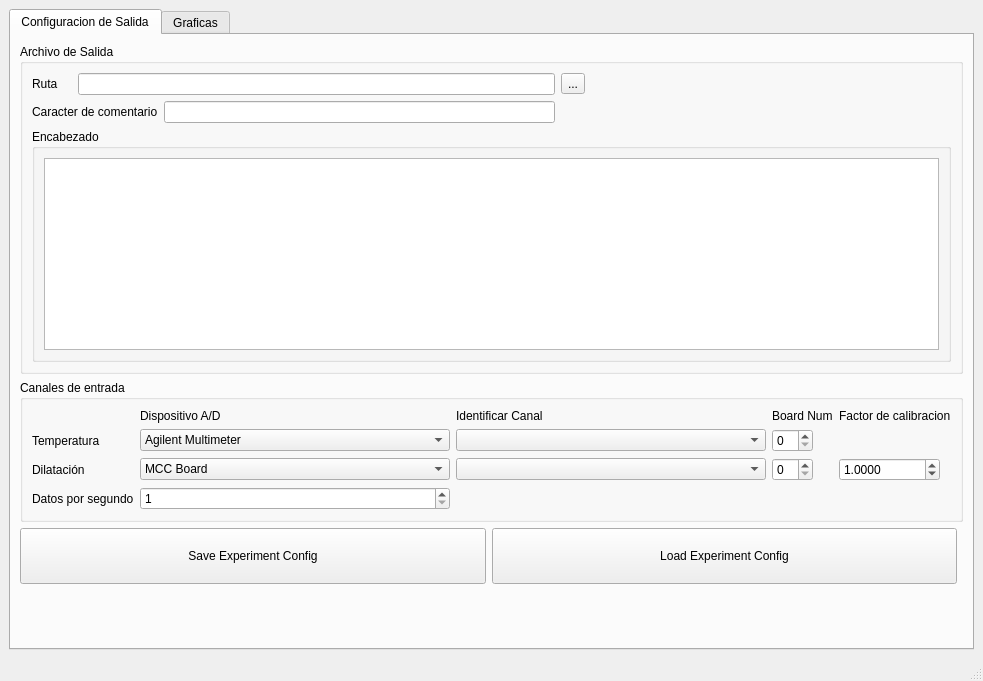
<?xml version="1.0" encoding="UTF-8"?>
<ui version="4.0">
 <class>MainWindow</class>
 <widget class="QMainWindow" name="MainWindow">
  <property name="geometry">
   <rect>
    <x>0</x>
    <y>0</y>
    <width>983</width>
    <height>681</height>
   </rect>
  </property>
  <property name="windowTitle">
   <string>MainWindow</string>
  </property>
  <widget class="QWidget" name="centralwidget">
   <layout class="QGridLayout" name="gridLayout_5">
    <item row="0" column="0">
     <widget class="QTabWidget" name="tabmainwidget">
      <property name="enabled">
       <bool>true</bool>
      </property>
      <property name="currentIndex">
       <number>0</number>
      </property>
      <widget class="QWidget" name="tab_output_config">
       <attribute name="title">
        <string>Configuracion de Salida</string>
       </attribute>
       <layout class="QGridLayout" name="gridLayout_4">
        <item row="0" column="0" colspan="3">
         <widget class="QGroupBox" name="gb_output_file">
          <property name="title">
           <string>Archivo de Salida</string>
          </property>
          <property name="checkable">
           <bool>false</bool>
          </property>
          <property name="checked">
           <bool>false</bool>
          </property>
          <layout class="QGridLayout" name="gridLayout_8">
           <item row="1" column="0" colspan="3">
            <widget class="QLabel" name="lb_output_file_commentchar">
             <property name="text">
              <string>Caracter de comentario</string>
             </property>
            </widget>
           </item>
           <item row="1" column="3">
            <widget class="QLineEdit" name="le_output_file_commentchar">
             <property name="text">
              <string/>
             </property>
            </widget>
           </item>
           <item row="0" column="4">
            <widget class="QToolButton" name="tlb_output_file_path">
             <property name="text">
              <string>...</string>
             </property>
            </widget>
           </item>
           <item row="2" column="0" colspan="5">
            <widget class="QGroupBox" name="gb_header">
             <property name="title">
              <string>Encabezado</string>
             </property>
             <layout class="QGridLayout" name="gridLayout_14">
              <item row="0" column="0">
               <widget class="QPlainTextEdit" name="ptx_header"/>
              </item>
             </layout>
            </widget>
           </item>
           <item row="0" column="0">
            <widget class="QLabel" name="lb_output_file_path">
             <property name="text">
              <string>Ruta</string>
             </property>
            </widget>
           </item>
           <item row="0" column="1" colspan="3">
            <widget class="QLineEdit" name="le_output_file_path">
             <property name="text">
              <string/>
             </property>
            </widget>
           </item>
           <item row="1" column="4">
            <spacer name="horizontalSpacer_3">
             <property name="orientation">
              <enum>Qt::Horizontal</enum>
             </property>
             <property name="sizeHint" stdset="0">
              <size>
               <width>40</width>
               <height>20</height>
              </size>
             </property>
            </spacer>
           </item>
          </layout>
         </widget>
        </item>
        <item row="2" column="0">
         <widget class="QPushButton" name="pb_save_config">
          <property name="sizePolicy">
           <sizepolicy hsizetype="Expanding" vsizetype="Expanding">
            <horstretch>0</horstretch>
            <verstretch>0</verstretch>
           </sizepolicy>
          </property>
          <property name="text">
           <string>Save Experiment Config</string>
          </property>
         </widget>
        </item>
        <item row="2" column="1">
         <widget class="QPushButton" name="pb_load_config">
          <property name="sizePolicy">
           <sizepolicy hsizetype="Expanding" vsizetype="Expanding">
            <horstretch>0</horstretch>
            <verstretch>0</verstretch>
           </sizepolicy>
          </property>
          <property name="text">
           <string>Load Experiment Config</string>
          </property>
         </widget>
        </item>
        <item row="1" column="0" colspan="3">
         <widget class="QGroupBox" name="gb_dilatometer_test_config">
          <property name="sizePolicy">
           <sizepolicy hsizetype="Expanding" vsizetype="Preferred">
            <horstretch>0</horstretch>
            <verstretch>0</verstretch>
           </sizepolicy>
          </property>
          <property name="title">
           <string>Canales de entrada</string>
          </property>
          <property name="checkable">
           <bool>false</bool>
          </property>
          <property name="checked">
           <bool>false</bool>
          </property>
          <layout class="QGridLayout" name="gridLayout_3">
           <item row="1" column="0">
            <widget class="QLabel" name="lb_dilatometer_termperature_input">
             <property name="sizePolicy">
              <sizepolicy hsizetype="Maximum" vsizetype="Preferred">
               <horstretch>0</horstretch>
               <verstretch>0</verstretch>
              </sizepolicy>
             </property>
             <property name="text">
              <string>Temperatura</string>
             </property>
            </widget>
           </item>
           <item row="1" column="2">
            <widget class="QComboBox" name="cbx_dilatometer_temperature_channel">
             <property name="enabled">
              <bool>true</bool>
             </property>
             <property name="sizePolicy">
              <sizepolicy hsizetype="Expanding" vsizetype="Fixed">
               <horstretch>0</horstretch>
               <verstretch>0</verstretch>
              </sizepolicy>
             </property>
            </widget>
           </item>
           <item row="1" column="1">
            <widget class="QComboBox" name="cbx_dilatometer_temperature_input">
             <property name="enabled">
              <bool>true</bool>
             </property>
             <property name="sizePolicy">
              <sizepolicy hsizetype="Expanding" vsizetype="Fixed">
               <horstretch>0</horstretch>
               <verstretch>0</verstretch>
              </sizepolicy>
             </property>
             <property name="editable">
              <bool>false</bool>
             </property>
             <property name="frame">
              <bool>true</bool>
             </property>
             <item>
              <property name="text">
               <string>Agilent Multimeter</string>
              </property>
             </item>
             <item>
              <property name="text">
               <string>MCC Board</string>
              </property>
             </item>
            </widget>
           </item>
           <item row="2" column="1">
            <widget class="QComboBox" name="cbx_dilatometer_lvdt_input">
             <property name="enabled">
              <bool>true</bool>
             </property>
             <property name="sizePolicy">
              <sizepolicy hsizetype="Expanding" vsizetype="Fixed">
               <horstretch>0</horstretch>
               <verstretch>0</verstretch>
              </sizepolicy>
             </property>
             <property name="currentIndex">
              <number>1</number>
             </property>
             <item>
              <property name="text">
               <string>Agilent Multimeter</string>
              </property>
             </item>
             <item>
              <property name="text">
               <string>MCC Board</string>
              </property>
             </item>
            </widget>
           </item>
           <item row="2" column="0">
            <widget class="QLabel" name="lb_dilatometer_lvdt_input">
             <property name="sizePolicy">
              <sizepolicy hsizetype="Maximum" vsizetype="Preferred">
               <horstretch>0</horstretch>
               <verstretch>0</verstretch>
              </sizepolicy>
             </property>
             <property name="text">
              <string>Dilatación</string>
             </property>
            </widget>
           </item>
           <item row="2" column="2">
            <widget class="QComboBox" name="cbx_dilatometer_lvdt_channel">
             <property name="enabled">
              <bool>true</bool>
             </property>
             <property name="sizePolicy">
              <sizepolicy hsizetype="Expanding" vsizetype="Fixed">
               <horstretch>0</horstretch>
               <verstretch>0</verstretch>
              </sizepolicy>
             </property>
            </widget>
           </item>
           <item row="1" column="3">
            <widget class="QSpinBox" name="sb_temperature_board_num">
             <property name="sizePolicy">
              <sizepolicy hsizetype="Maximum" vsizetype="Fixed">
               <horstretch>0</horstretch>
               <verstretch>0</verstretch>
              </sizepolicy>
             </property>
            </widget>
           </item>
           <item row="2" column="3">
            <widget class="QSpinBox" name="sb_lvdt_board_num">
             <property name="sizePolicy">
              <sizepolicy hsizetype="Maximum" vsizetype="Fixed">
               <horstretch>0</horstretch>
               <verstretch>0</verstretch>
              </sizepolicy>
             </property>
            </widget>
           </item>
           <item row="0" column="2">
            <widget class="QLabel" name="lb_device_channel">
             <property name="text">
              <string>Identificar Canal</string>
             </property>
            </widget>
           </item>
           <item row="0" column="1">
            <widget class="QLabel" name="lb_ad_device">
             <property name="text">
              <string>Dispositivo A/D</string>
             </property>
            </widget>
           </item>
           <item row="0" column="3">
            <widget class="QLabel" name="lb_board_num">
             <property name="text">
              <string>Board Num</string>
             </property>
            </widget>
           </item>
           <item row="3" column="1">
            <widget class="QSpinBox" name="sb_data_per_second">
             <property name="minimum">
              <number>1</number>
             </property>
             <property name="value">
              <number>1</number>
             </property>
            </widget>
           </item>
           <item row="2" column="4">
            <widget class="QDoubleSpinBox" name="dsb_lvdt_calibration_factor">
             <property name="sizePolicy">
              <sizepolicy hsizetype="Maximum" vsizetype="Fixed">
               <horstretch>0</horstretch>
               <verstretch>0</verstretch>
              </sizepolicy>
             </property>
             <property name="decimals">
              <number>4</number>
             </property>
             <property name="minimum">
              <double>-999999.000000000000000</double>
             </property>
             <property name="maximum">
              <double>999999.000000000000000</double>
             </property>
             <property name="value">
              <double>1.000000000000000</double>
             </property>
            </widget>
           </item>
           <item row="3" column="0">
            <widget class="QLabel" name="lb_data_per_second">
             <property name="text">
              <string>Datos por segundo</string>
             </property>
            </widget>
           </item>
           <item row="0" column="4">
            <widget class="QLabel" name="lb_lvdt_calibration">
             <property name="text">
              <string>Factor de calibracion</string>
             </property>
            </widget>
           </item>
          </layout>
          <zorder>lb_dilatometer_termperature_input</zorder>
          <zorder>lb_dilatometer_lvdt_input</zorder>
          <zorder>cbx_dilatometer_temperature_input</zorder>
          <zorder>cbx_dilatometer_lvdt_input</zorder>
          <zorder>cbx_dilatometer_lvdt_channel</zorder>
          <zorder>cbx_dilatometer_temperature_channel</zorder>
          <zorder>sb_temperature_board_num</zorder>
          <zorder>sb_lvdt_board_num</zorder>
          <zorder>lb_ad_device</zorder>
          <zorder>lb_device_channel</zorder>
          <zorder>lb_board_num</zorder>
          <zorder>sb_data_per_second</zorder>
          <zorder>dsb_lvdt_calibration_factor</zorder>
          <zorder>lb_data_per_second</zorder>
          <zorder>lb_lvdt_calibration</zorder>
         </widget>
        </item>
        <item row="5" column="0" colspan="2">
         <spacer name="verticalSpacer">
          <property name="orientation">
           <enum>Qt::Vertical</enum>
          </property>
          <property name="sizeHint" stdset="0">
           <size>
            <width>20</width>
            <height>46</height>
           </size>
          </property>
         </spacer>
        </item>
       </layout>
      </widget>
      <widget class="QWidget" name="tab_plots">
       <attribute name="title">
        <string>Graficas</string>
       </attribute>
       <layout class="QGridLayout" name="gridLayout">
        <item row="0" column="0" rowspan="2">
         <widget class="QGroupBox" name="gb_auxplot_1">
          <property name="minimumSize">
           <size>
            <width>247</width>
            <height>181</height>
           </size>
          </property>
          <property name="title">
           <string>Temperatura </string>
          </property>
         </widget>
        </item>
        <item row="0" column="1">
         <widget class="QGroupBox" name="gb_time">
          <property name="minimumSize">
           <size>
            <width>201</width>
            <height>81</height>
           </size>
          </property>
          <property name="maximumSize">
           <size>
            <width>201</width>
            <height>81</height>
           </size>
          </property>
          <property name="title">
           <string>Tiempo de ensayo</string>
          </property>
          <layout class="QGridLayout" name="gridLayout_2">
           <item row="0" column="0">
            <widget class="QLCDNumber" name="lcd_time_hour">
             <property name="smallDecimalPoint">
              <bool>false</bool>
             </property>
             <property name="numDigits">
              <number>2</number>
             </property>
             <property name="digitCount">
              <number>2</number>
             </property>
             <property name="segmentStyle">
              <enum>QLCDNumber::Flat</enum>
             </property>
             <property name="value" stdset="0">
              <double>0.000000000000000</double>
             </property>
             <property name="intValue" stdset="0">
              <number>0</number>
             </property>
            </widget>
           </item>
           <item row="0" column="1">
            <widget class="QLCDNumber" name="lcd_time_minute">
             <property name="numDigits">
              <number>2</number>
             </property>
             <property name="digitCount">
              <number>2</number>
             </property>
             <property name="segmentStyle">
              <enum>QLCDNumber::Flat</enum>
             </property>
             <property name="intValue" stdset="0">
              <number>0</number>
             </property>
            </widget>
           </item>
           <item row="0" column="2">
            <widget class="QLCDNumber" name="lcd_time_second">
             <property name="numDigits">
              <number>2</number>
             </property>
             <property name="segmentStyle">
              <enum>QLCDNumber::Flat</enum>
             </property>
             <property name="intValue" stdset="0">
              <number>0</number>
             </property>
            </widget>
           </item>
          </layout>
         </widget>
        </item>
        <item row="0" column="2">
         <widget class="QGroupBox" name="gb_var_1">
          <property name="minimumSize">
           <size>
            <width>141</width>
            <height>81</height>
           </size>
          </property>
          <property name="maximumSize">
           <size>
            <width>141</width>
            <height>81</height>
           </size>
          </property>
          <property name="title">
           <string>Temperatura Cº</string>
          </property>
          <layout class="QGridLayout" name="gridLayout_10">
           <item row="0" column="0">
            <widget class="QLCDNumber" name="lcd_var_1">
             <property name="smallDecimalPoint">
              <bool>true</bool>
             </property>
             <property name="numDigits">
              <number>5</number>
             </property>
             <property name="digitCount">
              <number>5</number>
             </property>
             <property name="segmentStyle">
              <enum>QLCDNumber::Flat</enum>
             </property>
             <property name="value" stdset="0">
              <double>0.000000000000000</double>
             </property>
             <property name="intValue" stdset="0">
              <number>0</number>
             </property>
            </widget>
           </item>
          </layout>
         </widget>
        </item>
        <item row="0" column="3">
         <widget class="QGroupBox" name="gb_var_2">
          <property name="minimumSize">
           <size>
            <width>141</width>
            <height>81</height>
           </size>
          </property>
          <property name="title">
           <string>Vel de temperatura Cº/min</string>
          </property>
          <layout class="QGridLayout" name="gridLayout_11">
           <item row="0" column="0">
            <widget class="QLCDNumber" name="lcd_var_2">
             <property name="smallDecimalPoint">
              <bool>true</bool>
             </property>
             <property name="numDigits">
              <number>4</number>
             </property>
             <property name="digitCount">
              <number>4</number>
             </property>
             <property name="segmentStyle">
              <enum>QLCDNumber::Flat</enum>
             </property>
             <property name="value" stdset="0">
              <double>0.000000000000000</double>
             </property>
             <property name="intValue" stdset="0">
              <number>0</number>
             </property>
            </widget>
           </item>
          </layout>
         </widget>
        </item>
        <item row="1" column="1" rowspan="3" colspan="4">
         <widget class="QGroupBox" name="gb_mainplot">
          <property name="minimumSize">
           <size>
            <width>650</width>
            <height>407</height>
           </size>
          </property>
          <property name="contextMenuPolicy">
           <enum>Qt::NoContextMenu</enum>
          </property>
          <property name="title">
           <string>Principal</string>
          </property>
         </widget>
        </item>
        <item row="3" column="0">
         <spacer name="verticalSpacer_2">
          <property name="orientation">
           <enum>Qt::Vertical</enum>
          </property>
          <property name="sizeHint" stdset="0">
           <size>
            <width>20</width>
            <height>40</height>
           </size>
          </property>
         </spacer>
        </item>
        <item row="2" column="0">
         <widget class="QGroupBox" name="gb_auxplot_2">
          <property name="minimumSize">
           <size>
            <width>247</width>
            <height>181</height>
           </size>
          </property>
          <property name="title">
           <string>Deformacion</string>
          </property>
         </widget>
        </item>
        <item row="4" column="0">
         <widget class="QPushButton" name="pb_start">
          <property name="text">
           <string>Comenzar</string>
          </property>
          <property name="iconSize">
           <size>
            <width>40</width>
            <height>40</height>
           </size>
          </property>
         </widget>
        </item>
        <item row="4" column="3" rowspan="3">
         <spacer name="verticalSpacer_3">
          <property name="orientation">
           <enum>Qt::Vertical</enum>
          </property>
          <property name="sizeHint" stdset="0">
           <size>
            <width>20</width>
            <height>78</height>
           </size>
          </property>
         </spacer>
        </item>
        <item row="4" column="1" rowspan="3" colspan="2">
         <widget class="QGroupBox" name="gb_scale_mainplot_controls">
          <property name="title">
           <string>Scale Main Graph</string>
          </property>
          <layout class="QGridLayout" name="gridLayout_24">
           <item row="0" column="0">
            <widget class="QLabel" name="lb_x_min">
             <property name="text">
              <string>xMin</string>
             </property>
            </widget>
           </item>
           <item row="0" column="1">
            <widget class="QSpinBox" name="sb_xmin">
             <property name="minimum">
              <number>-200</number>
             </property>
             <property name="maximum">
              <number>500</number>
             </property>
             <property name="value">
              <number>0</number>
             </property>
            </widget>
           </item>
           <item row="0" column="3">
            <widget class="QLabel" name="lb_x_max">
             <property name="text">
              <string>xMax</string>
             </property>
            </widget>
           </item>
           <item row="0" column="4">
            <widget class="QSpinBox" name="sb_xmax">
             <property name="suffix">
              <string/>
             </property>
             <property name="minimum">
              <number>-200</number>
             </property>
             <property name="maximum">
              <number>500</number>
             </property>
            </widget>
           </item>
           <item row="1" column="0">
            <widget class="QLabel" name="lb_y_min">
             <property name="text">
              <string>yMin</string>
             </property>
            </widget>
           </item>
           <item row="1" column="3">
            <widget class="QLabel" name="lb_y_max">
             <property name="text">
              <string>yMax</string>
             </property>
            </widget>
           </item>
           <item row="0" column="5">
            <spacer name="horizontalSpacer">
             <property name="orientation">
              <enum>Qt::Horizontal</enum>
             </property>
             <property name="sizeHint" stdset="0">
              <size>
               <width>40</width>
               <height>20</height>
              </size>
             </property>
            </spacer>
           </item>
           <item row="1" column="1">
            <widget class="QDoubleSpinBox" name="sb_ymin">
             <property name="decimals">
              <number>3</number>
             </property>
             <property name="minimum">
              <double>-3.000000000000000</double>
             </property>
             <property name="maximum">
              <double>3.000000000000000</double>
             </property>
             <property name="singleStep">
              <double>0.010000000000000</double>
             </property>
             <property name="value">
              <double>-1.000000000000000</double>
             </property>
            </widget>
           </item>
           <item row="1" column="4">
            <widget class="QDoubleSpinBox" name="sb_ymax">
             <property name="decimals">
              <number>3</number>
             </property>
             <property name="minimum">
              <double>-3.000000000000000</double>
             </property>
             <property name="maximum">
              <double>3.000000000000000</double>
             </property>
             <property name="singleStep">
              <double>0.010000000000000</double>
             </property>
             <property name="value">
              <double>1.000000000000000</double>
             </property>
            </widget>
           </item>
          </layout>
         </widget>
        </item>
        <item row="5" column="0">
         <widget class="QPushButton" name="pb_start_save_data">
          <property name="enabled">
           <bool>false</bool>
          </property>
          <property name="text">
           <string>Iniciar registro de datos</string>
          </property>
          <property name="iconSize">
           <size>
            <width>40</width>
            <height>40</height>
           </size>
          </property>
         </widget>
        </item>
        <item row="6" column="0">
         <widget class="QPushButton" name="pb_end">
          <property name="text">
           <string>Finalizar</string>
          </property>
          <property name="iconSize">
           <size>
            <width>40</width>
            <height>40</height>
           </size>
          </property>
         </widget>
        </item>
        <item row="0" column="4">
         <widget class="QGroupBox" name="gb_var_3">
          <property name="minimumSize">
           <size>
            <width>141</width>
            <height>81</height>
           </size>
          </property>
          <property name="maximumSize">
           <size>
            <width>141</width>
            <height>81</height>
           </size>
          </property>
          <property name="title">
           <string>Deformacion mm</string>
          </property>
          <layout class="QGridLayout" name="gridLayout_12">
           <item row="0" column="0">
            <widget class="QLCDNumber" name="lcd_var_3">
             <property name="smallDecimalPoint">
              <bool>true</bool>
             </property>
             <property name="numDigits">
              <number>5</number>
             </property>
             <property name="digitCount">
              <number>5</number>
             </property>
             <property name="segmentStyle">
              <enum>QLCDNumber::Flat</enum>
             </property>
             <property name="value" stdset="0">
              <double>0.000000000000000</double>
             </property>
             <property name="intValue" stdset="0">
              <number>0</number>
             </property>
            </widget>
           </item>
          </layout>
         </widget>
        </item>
       </layout>
      </widget>
     </widget>
    </item>
   </layout>
  </widget>
  <widget class="QStatusBar" name="statusBar"/>
 </widget>
 <resources/>
 <connections/>
</ui>
